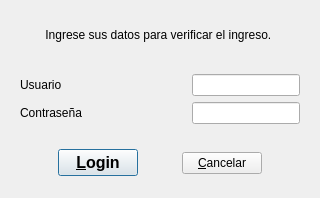
<?xml version="1.0" encoding="UTF-8"?>
<ui version="4.0">
 <class>LoginUser</class>
 <widget class="QDialog" name="LoginUser">
  <property name="geometry">
   <rect>
    <x>0</x>
    <y>0</y>
    <width>320</width>
    <height>198</height>
   </rect>
  </property>
  <property name="minimumSize">
   <size>
    <width>320</width>
    <height>198</height>
   </size>
  </property>
  <property name="maximumSize">
   <size>
    <width>320</width>
    <height>198</height>
   </size>
  </property>
  <property name="windowTitle">
   <string>Confirmación de Identidad</string>
  </property>
  <layout class="QVBoxLayout" name="verticalLayout">
   <item>
    <widget class="QLabel" name="instLabel">
     <property name="text">
      <string>Ingrese sus datos para verificar el ingreso. </string>
     </property>
     <property name="alignment">
      <set>Qt::AlignCenter</set>
     </property>
    </widget>
   </item>
   <item>
    <widget class="QWidget" name="widget" native="true">
     <property name="layoutDirection">
      <enum>Qt::LeftToRight</enum>
     </property>
     <layout class="QGridLayout" name="gridLayout">
      <item row="1" column="0">
       <widget class="QLabel" name="passLabel">
        <property name="text">
         <string>Contraseña</string>
        </property>
       </widget>
      </item>
      <item row="1" column="2">
       <widget class="QLineEdit" name="passLineEdit">
        <property name="maximumSize">
         <size>
          <width>150</width>
          <height>16777215</height>
         </size>
        </property>
        <property name="layoutDirection">
         <enum>Qt::LeftToRight</enum>
        </property>
        <property name="inputMethodHints">
         <set>Qt::ImhHiddenText|Qt::ImhNoAutoUppercase|Qt::ImhNoPredictiveText</set>
        </property>
        <property name="echoMode">
         <enum>QLineEdit::Password</enum>
        </property>
        <property name="readOnly">
         <bool>false</bool>
        </property>
       </widget>
      </item>
      <item row="0" column="0">
       <widget class="QLabel" name="usuarioLabel">
        <property name="text">
         <string>Usuario</string>
        </property>
       </widget>
      </item>
      <item row="0" column="2">
       <widget class="QLineEdit" name="usuarioLineEdit">
        <property name="maximumSize">
         <size>
          <width>150</width>
          <height>16777215</height>
         </size>
        </property>
        <property name="layoutDirection">
         <enum>Qt::LeftToRight</enum>
        </property>
       </widget>
      </item>
      <item row="0" column="1">
       <spacer name="horizontalSpacer_4">
        <property name="orientation">
         <enum>Qt::Horizontal</enum>
        </property>
        <property name="sizeHint" stdset="0">
         <size>
          <width>40</width>
          <height>20</height>
         </size>
        </property>
       </spacer>
      </item>
      <item row="1" column="1">
       <spacer name="horizontalSpacer_5">
        <property name="orientation">
         <enum>Qt::Horizontal</enum>
        </property>
        <property name="sizeHint" stdset="0">
         <size>
          <width>40</width>
          <height>20</height>
         </size>
        </property>
       </spacer>
      </item>
     </layout>
    </widget>
   </item>
   <item>
    <widget class="QWidget" name="widget_2" native="true">
     <layout class="QHBoxLayout" name="horizontalLayout">
      <item>
       <spacer name="horizontalSpacer">
        <property name="orientation">
         <enum>Qt::Horizontal</enum>
        </property>
        <property name="sizeHint" stdset="0">
         <size>
          <width>27</width>
          <height>20</height>
         </size>
        </property>
       </spacer>
      </item>
      <item>
       <widget class="QPushButton" name="loginButton">
        <property name="font">
         <font>
          <pointsize>12</pointsize>
          <weight>75</weight>
          <bold>true</bold>
         </font>
        </property>
        <property name="text">
         <string>&amp;Login</string>
        </property>
       </widget>
      </item>
      <item>
       <spacer name="horizontalSpacer_2">
        <property name="orientation">
         <enum>Qt::Horizontal</enum>
        </property>
        <property name="sizeHint" stdset="0">
         <size>
          <width>27</width>
          <height>20</height>
         </size>
        </property>
       </spacer>
      </item>
      <item>
       <widget class="QPushButton" name="cancelarButton">
        <property name="text">
         <string>&amp;Cancelar</string>
        </property>
       </widget>
      </item>
      <item>
       <spacer name="horizontalSpacer_3">
        <property name="orientation">
         <enum>Qt::Horizontal</enum>
        </property>
        <property name="sizeHint" stdset="0">
         <size>
          <width>27</width>
          <height>20</height>
         </size>
        </property>
       </spacer>
      </item>
     </layout>
    </widget>
   </item>
  </layout>
 </widget>
 <tabstops>
  <tabstop>usuarioLineEdit</tabstop>
  <tabstop>passLineEdit</tabstop>
  <tabstop>loginButton</tabstop>
  <tabstop>cancelarButton</tabstop>
 </tabstops>
 <resources/>
 <connections>
  <connection>
   <sender>cancelarButton</sender>
   <signal>clicked()</signal>
   <receiver>LoginUser</receiver>
   <slot>close()</slot>
   <hints>
    <hint type="sourcelabel">
     <x>228</x>
     <y>178</y>
    </hint>
    <hint type="destinationlabel">
     <x>159</x>
     <y>119</y>
    </hint>
   </hints>
  </connection>
 </connections>
</ui>
